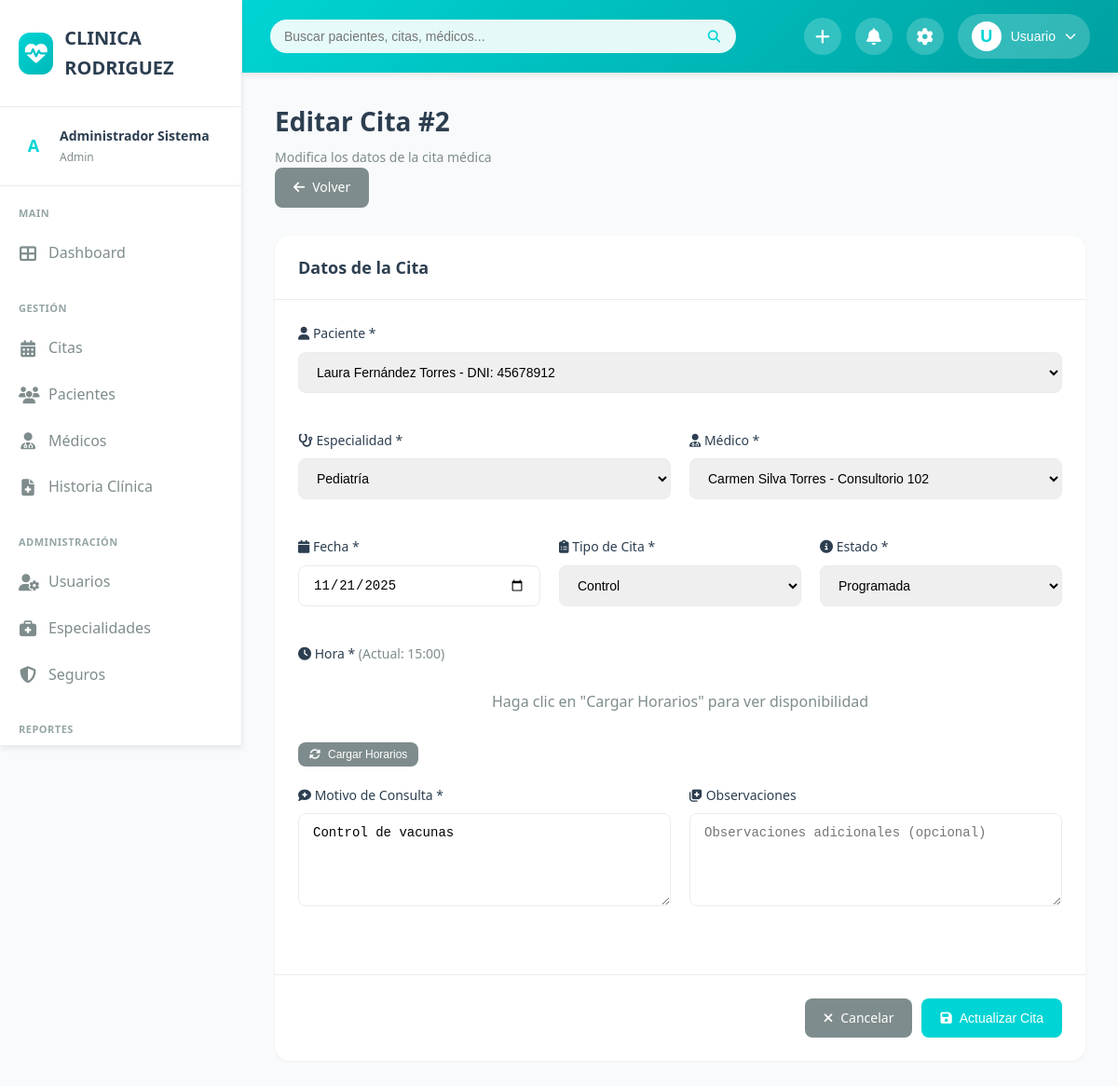
Screenshot of /editar-cita.php?id=2 (signed in) with the database file from the repository.
### tables this page shows
CREATE TABLE `medicos` (
  `id` int(11) NOT NULL,
  `usuario_id` int(11) NOT NULL,
  `especialidad_id` int(11) NOT NULL,
  `numero_colegiatura` varchar(50) NOT NULL,
  `consultorio` varchar(50) DEFAULT NULL,
  `duracion_consulta` int(11) DEFAULT 30 COMMENT 'Duración en minutos',
  `estado` enum('activo','inactivo') DEFAULT 'activo'
);

CREATE TABLE `especialidades` (
  `id` int(11) NOT NULL,
  `nombre` varchar(100) NOT NULL,
  `descripcion` text DEFAULT NULL,
  `estado` enum('activo','inactivo') DEFAULT 'activo',
  `fecha_creacion` timestamp NOT NULL DEFAULT current_timestamp()
);

CREATE TABLE `citas` (
  `id` int(11) NOT NULL,
  `paciente_id` int(11) NOT NULL,
  `medico_id` int(11) NOT NULL,
  `fecha` date NOT NULL,
  `hora` time NOT NULL,
  `tipo_cita` enum('consulta','control','emergencia','otro') DEFAULT 'consulta',
  `estado` enum('programada','confirmada','en_atencion','atendida','cancelada','ausente') DEFAULT 'programada',
  `recordatorio_enviado` tinyint(1) DEFAULT 0,
  `motivo_consulta` text DEFAULT NULL,
  `observaciones` text DEFAULT NULL,
  `hora_llegada` datetime DEFAULT NULL,
  `hora_atencion` datetime DEFAULT NULL,
  `hora_finalizacion` datetime DEFAULT NULL,
  `usuario_registro_id` int(11) DEFAULT NULL,
  `fecha_registro` timestamp NOT NULL DEFAULT current_timestamp(),
  `fecha_modificacion` timestamp NOT NULL DEFAULT current_timestamp() ON UPDATE current_timestamp()
);

### public/editar-cita.php (the view, shortened to what this page needs)
<?php
$database = new Database();
$db = $database->getConnection();
$cita_id = $_GET['id'] ?? null;
$query = "SELECT c.*, p.id as paciente_id, m.especialidad_id
          FROM citas c
          INNER JOIN pacientes p ON c.paciente_id = p.id
          INNER JOIN medicos m ON c.medico_id = m.id
          WHERE c.id = :id";
$stmt = $db->prepare($query);
$stmt->bindParam(':id', $cita_id);
$stmt->execute();
$cita = $stmt->fetch(PDO::FETCH_ASSOC);
$query_pacientes = "SELECT id, CONCAT(nombre, ' ', apellido) as nombre_completo, dni
                    FROM pacientes
                    WHERE estado = 'activo'
                    ORDER BY nombre";
$stmt_pacientes = $db->query($query_pacientes);
$pacientes = $stmt_pacientes->fetchAll(PDO::FETCH_ASSOC);
$query_especialidades = "SELECT id, nombre FROM especialidades WHERE estado = 'activo' ORDER BY nombre";
$stmt_especialidades = $db->query($query_especialidades);
$especialidades = $stmt_especialidades->fetchAll(PDO::FETCH_ASSOC);
$query_medicos = "SELECT m.id, CONCAT(u.nombre, ' ', u.apellido) as nombre, m.consultorio
                  FROM medicos m
                  INNER JOIN usuarios u ON m.usuario_id = u.id
                  WHERE m.especialidad_id = :especialidad_id
                  AND m.estado = 'activo'
                  ORDER BY u.nombre";
$stmt_medicos = $db->prepare($query_medicos);
$stmt_medicos->bindParam(':especialidad_id', $cita['especialidad_id']);
$stmt_medicos->execute();
$medicos = $stmt_medicos->fetchAll(PDO::FETCH_ASSOC);
?>
<!DOCTYPE html>
<html lang="es">
<head>
    <link rel="stylesheet" href="css/styles.css">
    <link rel="stylesheet" href="https://cdnjs.cloudflare.com/ajax/libs/font-awesome/6.4.0/css/all.min.css">
</head>
<body>
    <div class="main-wrapper">
        <?php include '../includes/sidebar.php'; ?>
        <div class="main-content">
            <?php include '../includes/header.php'; ?>
            <div class="dashboard-content">
                <div class="page-header">
                    <div>
                        <h1 class="page-title">Editar Cita #<?php echo $cita_id; ?></h1>
                        <p class="page-subtitle">Modifica los datos de la cita médica</p>
                    </div>
                    <a href="citas.php" class="btn btn-secondary">
                        <i class="fas fa-arrow-left"></i> Volver
                    </a>
                </div>
                <form method="POST" action="editar-cita.php?id=<?php echo $cita_id; ?>" id="formEditarCita">
                    <div class="card">
                        <div class="card-header">
                            <h3 class="card-title">Datos de la Cita</h3>
                        </div>
                        <div class="card-body">
                            <div class="form-row">
                                <div class="form-group" style="grid-column: 1 / -1;">
                                    <label class="form-label">
                                        <i class="fas fa-user"></i> Paciente *
                                    </label>
                                    <select name="paciente_id" id="paciente_id" class="form-control" required>
                                        <?php foreach ($pacientes as $paciente): ?>
                                        <option value="<?php echo $paciente['id']; ?>" <?php echo $paciente['id'] == $cita['paciente_id'] ? 'selected' : ''; ?>>
                                            <?php echo htmlspecialchars($paciente['nombre_completo']) . ' - DNI: ' . $paciente['dni']; ?>
                                        </option>
                                        <?php endforeach; ?>
                                    </select>
                                </div>
                            </div>
                            <div class="form-row">
                                <div class="form-group">
                                    <label class="form-label">
                                        <i class="fas fa-stethoscope"></i> Especialidad *
                                    </label>
                                    <select name="especialidad_id" id="especialidad_id" class="form-control" required>
                                        <?php foreach ($especialidades as $especialidad): ?>
                                        <option value="<?php echo $especialidad['id']; ?>" <?php echo $especialidad['id'] == $cita['especialidad_id'] ? 'selected' : ''; ?>>
                                            <?php echo htmlspecialchars($especialidad['nombre']); ?>
                                        </option>
                                        <?php endforeach; ?>
                                    </select>
                                </div>
                                <div class="form-group">
                                    <label class="form-label">
                                        <i class="fas fa-user-md"></i> Médico *
                                    </label>
                                    <select name="medico_id" id="medico_id" class="form-control" required>
                                        <?php foreach ($medicos as $medico): ?>
                                        <option value="<?php echo $medico['id']; ?>" <?php echo $medico['id'] == $cita['medico_id'] ? 'selected' : ''; ?>>
                                            <?php echo htmlspecialchars($medico['nombre']) . ' - ' . $medico['consultorio']; ?>
                                        </option>
                                        <?php endforeach; ?>
                                    </select>
                                </div>
                            </div>
                            <div class="form-row">
                                <div class="form-group">
                                    <label class="form-label">
                                        <i class="fas fa-calendar"></i> Fecha *
                                    </label>
                                    <input type="date" name="fecha" id="fecha" class="form-control"
                                           value="<?php echo $cita['fecha']; ?>"
                                           min="<?php echo date('Y-m-d'); ?>" required>
                                </div>
                                <div class="form-group">
                                    <label class="form-label">
                                        <i class="fas fa-clipboard-list"></i> Tipo de Cita *
                                    </label>
                                    <select name="tipo_cita" class="form-control" required>
                                        <option value="control" <?php echo $cita['tipo_cita'] === 'control' ? 'selected' : ''; ?>>Control</option>
                                    </select>
                                </div>
                                <div class="form-group">
                                    <label class="form-label">
                                        <i class="fas fa-info-circle"></i> Estado *
                                    </label>
                                    <select name="estado" class="form-control" required>
                                        <option value="programada" <?php echo $cita['estado'] === 'programada' ? 'selected' : ''; ?>>Programada</option>
                                    </select>
                                </div>
                            </div>
                            <div class="form-group">
                                <label class="form-label">
                                    <i class="fas fa-clock"></i> Hora *
                                    <span style="font-weight: normal; color: var(--text-secondary);">
                                        (Actual: <?php echo date('H:i', strtotime($cita['hora'])); ?>)
                                    </span>
                                </label>
                                <div id="horariosDisponibles">
                                    <p style="color: var(--text-secondary); text-align: center; padding: 20px;">
                                        Haga clic en "Cargar Horarios" para ver disponibilidad
                                    </p>
                                </div>
                                <button type="button" onclick="cargarHorarios()" class="btn btn-secondary btn-sm" style="margin-top: 10px;">
                                    <i class="fas fa-sync-alt"></i> Cargar Horarios
                                </button>
                            </div>
                            <div class="form-row">
                                <div class="form-group">
                                    <label class="form-label">
                                        <i class="fas fa-comment-medical"></i> Motivo de Consulta *
                                    </label>
                                    <textarea name="motivo_consulta" class="form-control" rows="3"
                                              placeholder="Describa el motivo de la consulta..." required><?php echo htmlspecialchars($cita['motivo_consulta']); ?></textarea>
                                </div>
                                <div class="form-group">
                                    <label class="form-label">
                                        <i class="fas fa-notes-medical"></i> Observaciones
                                    </label>
                                    <textarea name="observaciones" class="form-control" rows="3"
                                              placeholder="Observaciones adicionales (opcional)"><?php echo htmlspecialchars($cita['observaciones']); ?></textarea>
                                </div>
                            </div>
                        </div>
                        <div class="card-body" style="border-top: 1px solid var(--border-color); display: flex; gap: 10px; justify-content: flex-end;">
                            <a href="citas.php" class="btn btn-secondary">
                                <i class="fas fa-times"></i> Cancelar
                            </a>
                            <button type="submit" class="btn btn-primary">
                                <i class="fas fa-save"></i> Actualizar Cita
                            </button>
                        </div>
                    </div>
                </form>
            </div>
        </div>
    </div>
</body>
</html>

### public/css/styles.css (style rules this page uses)
:root { --primary-color: #00D4D4; --primary-dark: #00B8B8; --primary-light: #4DE0E0; --secondary-color: #00A8A8; --accent-color: #FFB800; --background-main: #F8FAFB; --background-card: #FFFFFF; --background-sidebar: #FFFFFF; --text-primary: #2C3E50; --text-secondary: #7F8C8D; --text-light: #95A5A6; --text-white: #FFFFFF; --border-color: #E8ECF0; --shadow-sm: 0 1px 3px rgba(0, 0, 0, 0.05); --shadow-md: 0 4px 6px rgba(0, 0, 0, 0.07); --shadow-lg: 0 10px 25px rgba(0, 0, 0, 0.1); --shadow-xl: 0 20px 40px rgba(0, 0, 0, 0.15); --radius-sm: 8px; --radius-md: 12px; --radius-lg: 16px; --transition: all 0.3s cubic-bezier(0.4, 0, 0.2, 1); }
* { margin: 0; padding: 0; box-sizing: border-box; }
body { font-family: 'Segoe UI', Tahoma, Geneva, Verdana, sans-serif; background-color: var(--background-main); color: var(--text-primary); line-height: 1.6; overflow-x: hidden; }
.main-wrapper { display: flex; min-height: 100vh; }
.main-content { flex: 1; margin-left: 260px; transition: var(--transition); }
.dashboard-content { padding: 30px 35px; }
.page-header { margin-bottom: 30px; }
.page-title { font-size: 28px; font-weight: 700; color: var(--text-primary); margin-bottom: 5px; }
.page-subtitle { color: var(--text-secondary); font-size: 14px; }
.card { background: var(--background-card); border-radius: var(--radius-lg); box-shadow: var(--shadow-sm); overflow: hidden; }
.card-header { padding: 20px 25px; border-bottom: 1px solid var(--border-color); display: flex; justify-content: space-between; align-items: center; }
.card-title { font-size: 18px; font-weight: 600; color: var(--text-primary); }
.card-body { padding: 25px; }
.btn { padding: 10px 20px; border: none; border-radius: var(--radius-sm); font-size: 14px; font-weight: 500; cursor: pointer; transition: var(--transition); display: inline-flex; align-items: center; gap: 8px; text-decoration: none; }
.btn-primary { background: var(--primary-color); color: white; }
.btn-secondary { background: var(--text-secondary); color: white; }
.btn-sm { padding: 6px 12px; font-size: 12px; }
.form-group { margin-bottom: 20px; }
.form-label { display: block; margin-bottom: 8px; font-size: 14px; font-weight: 500; color: var(--text-primary); }
.form-control { width: 100%; padding: 12px 15px; border: 1px solid var(--border-color); border-radius: var(--radius-sm); font-size: 14px; transition: var(--transition); }
select.form-control { cursor: pointer; }
textarea.form-control { resize: vertical; min-height: 100px; }

### public/editar-cita.php (style rules this page uses)
.form-row { display: grid; grid-template-columns: repeat(auto-fit, minmax(250px, 1fr)); gap: 20px; margin-bottom: 20px; }

### rows the page displays
medicos: especialidad_id "Pediatría"
citas: medico_id "Carmen Silva Torres - Consultorio 102", fecha "11/21/2025", tipo_cita "Control", estado "Programada", hora "15:00", motivo_consulta "Control de vacunas"

### other values shown
substr($user_name, 0, 1) "A"
$user_name . ' ' . $user_apellido "Administrador Sistema"
$user_role "Admin"
substr($nombre, 0, 1) "U"
explode(' ', $nombre)[0] "Usuario"
$cita_id "2"
form field paciente_id "Laura Fernández Torres - DNI: 45678912"
